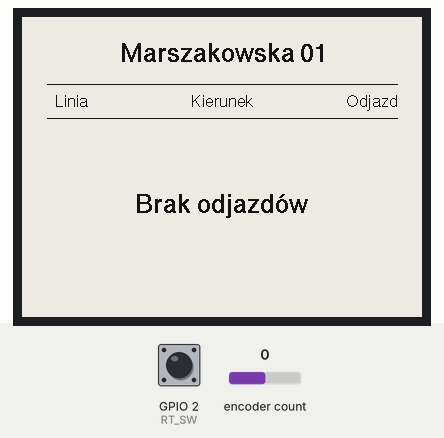
A program run on a simulated ESP32-C3. Shown: 400×300 one-colour display. Inputs (shaded band) come from the test bench; at power-on: GPIO 2 (RT_SW) HIGH, encoder count 0. WiFi joins after 1.5 s; servers stay silent unless stated; uploads are accepted with an empty reply; the local clock reads 2024-03-15 10:24:30 at power-on unless the program sets it; not simulated (calls return 0 or success): secrets.h; what the program prints to the serial monitor is not drawn.

Above: at 17.4 s.
17.5 s: GPIO 2 (RT_SW) pulled LOW for 1 s
At 20.9 s:
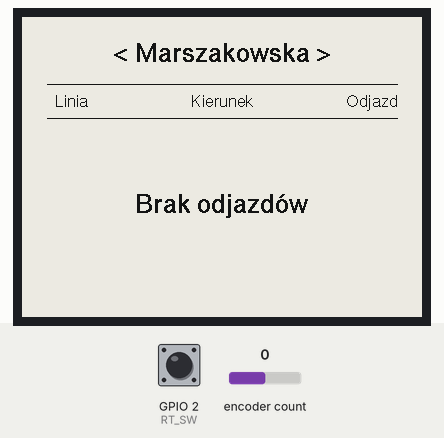
21.2 s: encoder count set to 1
At 23.0 s:
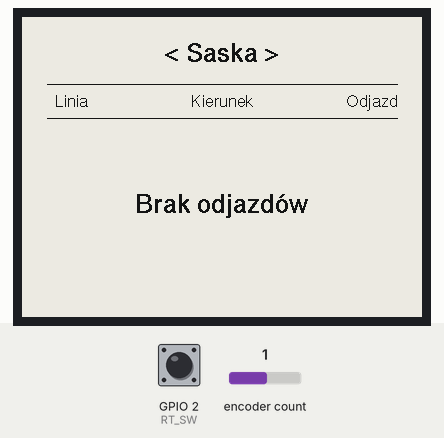
23.9 s: encoder count set to 2
At 26.3 s:
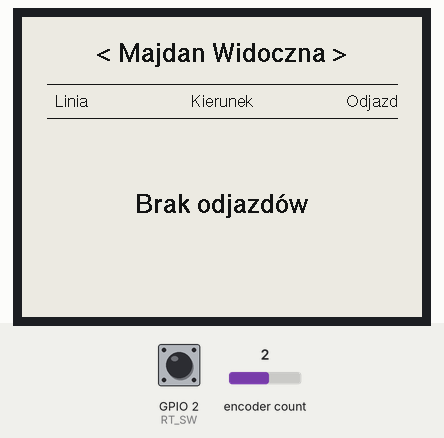
26.6 s: encoder count set to 3
At 28.3 s:
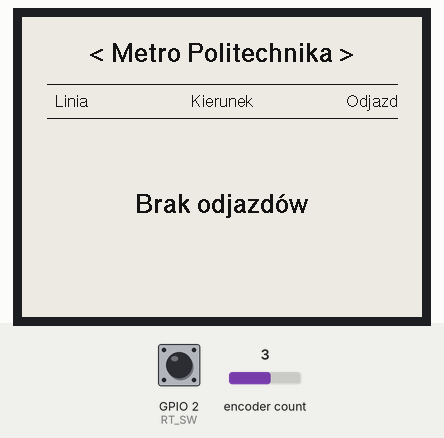
29.3 s: encoder count set to 4
At 31.6 s:
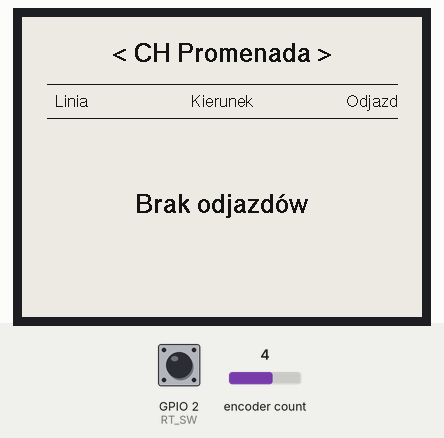
32.0 s: GPIO 2 (RT_SW) pulled LOW for 0.15 s
At 34.4 s:
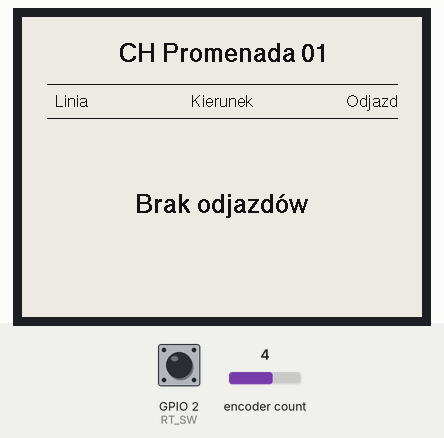
Timing chart, 0 to 35.8 s (numbered marks = the images above; inputs shaded):
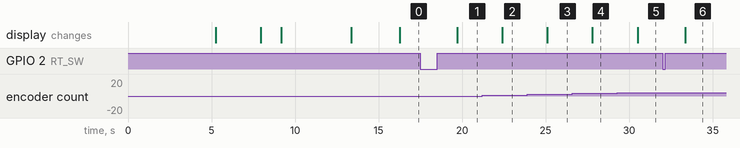

The program:

main.cpp
```cpp
#include <Arduino.h>
#include <vector>
#include <array>
#include <WiFi.h>
#include <time.h>
#include <Encoder.h>
#include <ezButton.h>

#include "ztm_api.h"
#include "secrets.h"

#include <U8g2_for_Adafruit_GFX.h>

// Pin Declarations
static const uint8_t EPD_BUSY = 21;
static const uint8_t EPD_CS = 5;
static const uint8_t EPD_RST = 7;
static const uint8_t EPD_DC = 6;
static const uint8_t EPD_SCK = 8;
static const uint8_t EPD_MOSI = 10;
static const uint8_t RT_CLK = 4;
static const uint8_t RT_DW = 3;
static const uint8_t RT_SW = 2;

Encoder encoder(RT_CLK, RT_DW);
int prevEncoderPos = 0;

ezButton encoderBtn(RT_SW);

// Track button holding time
unsigned long buttonPressStart = 0;

struct BUS_STOP_INFO {
    String id;
    std::vector<String> nr;
    String name;
};

const std::array<BUS_STOP_INFO, 6> busStops = {{
    {"7009", {"01", "02"}, "Marszałkowska"},
    {"2097", {"01", "02", "03", "04"}, "Saska"},
    {"2329", {"01", "02"}, "Majdan Widoczna"},
    {"7006", {"01", "02", "03", "04", "05", "06", "07", "08", "12", "14"}, "Metro Politechnika"},
    {"2103", {"01", "02"}, "CH Promenada"},
    {"2008", {"01", "03", "04", "05", "06", "07", "08", "09", "10", "11", "12", "13", "14", "15", "16", "17", "22", "23"}, "Wiatraczna"}
}};

uint8_t currentBusStop = 0;
uint8_t currentBusStopNrIndex = 0;

bool changeStopMode = false;
uint8_t changingBusStop = 0;
String changingBusStopName = "";

const int FULL_REFRESH_THRESHOLD = 60;

const char *ntpServer = "pool.ntp.org";
const char *tzInfo = "CET-1CEST,M3.5.0,M10.5.0/3";

#define ENABLE_GxEPD2_display 0
#include <GxEPD2_BW.h>

GxEPD2_BW<GxEPD2_420_GDEY042T81, GxEPD2_420_GDEY042T81::HEIGHT> display(GxEPD2_420_GDEY042T81(EPD_CS, EPD_DC, EPD_RST, EPD_BUSY));
U8G2_FOR_ADAFRUIT_GFX u8g2;

// Layout Constants
static const uint8_t X_MARGIN = 25;
static const uint8_t LINE_TEXTBOX_PADDING = 8;
static const uint8_t BUS_STOP_NAME_Y_OFFSET = 45;
static const uint8_t HEADER_ROW_HEIGHT = 34;
static const uint8_t Y_OFFSET = 50;

int schedulesY = 0;
int secondLineY = 0;

std::vector<ScheduleEntry> globalSchedules;
int refreshCounter = 0;
const unsigned long REFRESH_INTERVAL_MS = 60000;
unsigned long previousRefreshMillis = 0;

// Declarations
void connectToWifi(bool silent);
void syncTime(bool silent);
void drawBackground(bool isFullRefresh, bool isChangingBusStop);
void displayBusStopSchedule(const int y, const std::vector<ScheduleEntry> &schedules);
void displayTextOnCenterHorizontally(const String &text, const int y);
void displayTextOnCenter(const String &text);
void showStatusMessage(const String &text);
void refreshLogic();
void enterDeepSleep(); // Logic to turn off

void setup() {
  Serial.begin(115200);

  SPI.begin(EPD_SCK, -1, EPD_MOSI, EPD_CS);
  display.init(115200, true, 50, false);
  u8g2.begin(display);
  u8g2.setFontMode(1);
  u8g2.setBackgroundColor(GxEPD_WHITE);
  u8g2.setForegroundColor(GxEPD_BLACK);

  // Initial Clear
  display.setFullWindow();
  display.firstPage();
  do { display.fillScreen(GxEPD_WHITE); } while (display.nextPage());

  connectToWifi(false);
  syncTime(false);

  showStatusMessage("Pobieranie danych...");
  globalSchedules = fetchScheduleFromServer(busStops[currentBusStop].id, busStops[currentBusStop].nr[currentBusStopNrIndex]);

  WiFi.disconnect(true);
  WiFi.mode(WIFI_OFF);

  drawBackground(true, false);

  previousRefreshMillis = millis();
  refreshCounter = 1;

  refreshLogic();
}

void loop() {
  encoderBtn.loop();

  if (encoderBtn.isPressed()) {
    buttonPressStart = millis();
  }

  // Handle Deep Sleep (holding > 6 seconds)
  if (encoderBtn.getState() == 0 && buttonPressStart != 0) {
      if (millis() - buttonPressStart > 6000) {
          enterDeepSleep();
      }
  }

  // Handle Button Release
  if (encoderBtn.isReleased()) {
    long duration = millis() - buttonPressStart;
    buttonPressStart = 0; // Reset timer

    // Ignore if duration was long enough to trigger deep sleep
    if (duration <= 6000) {

      // 1s - 6s
      if (duration >= 1000) {
         changeStopMode = !changeStopMode;

         if (changeStopMode) {
           // Enter Change Mode
           changingBusStop = currentBusStop;
           drawBackground(false, true);
         } else {
           // Exit Change Mode (Save & Refresh)
           currentBusStop = changingBusStop;
           globalSchedules.clear();
           currentBusStopNrIndex = 0;
           refreshCounter = 1;
           drawBackground(false, false);
           refreshLogic();
         }
      }
      // < 1s
      else {
        if (changeStopMode) {
           // If in Change Mode: Short click CONFIRMS selection
           changeStopMode = false;
           currentBusStop = changingBusStop;
           globalSchedules.clear();
           currentBusStopNrIndex = 0;
           refreshCounter = 1;
           drawBackground(false, false);
           refreshLogic();
        } else {
           currentBusStopNrIndex++;
           if (currentBusStopNrIndex >= busStops[currentBusStop].nr.size()) {
             currentBusStopNrIndex = 0;
           }

           // Clear data and refresh
           globalSchedules.clear();
           refreshCounter = 1;
          //  showStatusMessage("Zmiana numeru...");
           drawBackground(false, false);
           refreshLogic();
        }
      }
    }
  }

  // Encoder Rotation Logic
  long newPosition = encoder.read() / 4;
  if (changeStopMode) {
    if (newPosition != prevEncoderPos) {
      if (newPosition > prevEncoderPos) {
          changingBusStop = (changingBusStop + 1) % busStops.size();
      } else {
          changingBusStop = (changingBusStop - 1 + busStops.size()) % busStops.size();
      }

      Serial.printf("Encoder position: %d. New stop: %s\n", (int)newPosition, busStops[changingBusStop].name.c_str());
      prevEncoderPos = newPosition;

      // Update display with new candidate name
      drawBackground(false, true);
    }
  } else {
    // Keep encoder position synced even if not in change mode to prevent jumps
    prevEncoderPos = newPosition;
  }

  // Automatic Timer Refresh
  unsigned long currentMillis = millis();
  if (currentMillis - previousRefreshMillis >= REFRESH_INTERVAL_MS) {
    previousRefreshMillis = currentMillis;
    refreshLogic();
  }
}

void enterDeepSleep() {
    Serial.println("Long press detected. Shutting down...");

    // Clear and power off the display
    display.setFullWindow();
    display.firstPage();
    do {
        display.fillScreen(GxEPD_WHITE);
    } while (display.nextPage());
    display.powerOff();

    // Wait for button release
    Serial.println("Waiting for button release...");
    while(digitalRead(RT_SW) == 0) {
        delay(50);
    }

    Serial.println("Entering Deep Sleep.");
    Serial.flush();

    esp_deep_sleep_start();
}

void refreshLogic() {
  Serial.println("--- Starting Scheduled Refresh ---");
  struct tm timeinfo;
  bool timeValid = getLocalTime(&timeinfo);
  if (!timeValid) {
      connectToWifi(true);
      syncTime(true);
      WiFi.disconnect(true);
      WiFi.mode(WIFI_OFF);
      getLocalTime(&timeinfo);
  }
  removePastSchedules(globalSchedules);
  if (globalSchedules.size() <= 3) {
      connectToWifi(true);
      syncTime(true);
      std::vector<ScheduleEntry> freshData = fetchScheduleFromServer(busStops[currentBusStop].id, busStops[currentBusStop].nr[currentBusStopNrIndex]);
      if (!freshData.empty()) globalSchedules = freshData;
      WiFi.disconnect(true);
      WiFi.mode(WIFI_OFF);
  }
  refreshCounter++;
  if (refreshCounter >= FULL_REFRESH_THRESHOLD) {
      drawBackground(true, false);
      refreshCounter = 0;
  }
  std::vector<ScheduleEntry> displayList = convertScheduleTimesToMinutesLeft(globalSchedules);
  displayList.resize(std::min((size_t)3, displayList.size()));
  display.setPartialWindow(0, secondLineY + 1, display.width(), display.height() - secondLineY - 1);
  display.firstPage();
  do {
    display.fillScreen(GxEPD_WHITE);
    if (displayList.empty()) {
       u8g2.setFont(u8g2_font_helvB18_te);
       displayTextOnCenterHorizontally("Brak odjazdów", schedulesY + 50);
    } else {
       displayBusStopSchedule(schedulesY, displayList);
    }
  } while (display.nextPage());
  display.hibernate();
}

void drawBackground(bool isFullRefresh, bool isChangingBusStop) {
  if (isFullRefresh) display.setFullWindow();
  else display.setPartialWindow(0, 0, display.width(), 100);
  display.firstPage();
  do {
    display.fillScreen(GxEPD_WHITE);

    // Display bus stop name
    u8g2.setForegroundColor(GxEPD_BLACK);
    u8g2.setFont(u8g2_font_helvB18_te);
    displayTextOnCenterHorizontally(isChangingBusStop ? "< " + busStops[changingBusStop].name + " >" : busStops[changingBusStop].name + " " + busStops[changingBusStop].nr[currentBusStopNrIndex], BUS_STOP_NAME_Y_OFFSET);

    int lineY = (int)(1.5 * BUS_STOP_NAME_Y_OFFSET);
    display.drawLine(X_MARGIN, lineY, display.width() - X_MARGIN, lineY, GxEPD_BLACK);
    secondLineY = lineY + HEADER_ROW_HEIGHT;
    display.drawLine(X_MARGIN, secondLineY, display.width() - X_MARGIN, secondLineY, GxEPD_BLACK);
    u8g2.setFont(u8g2_font_helvR12_te);
    u8g2.setForegroundColor(GxEPD_BLACK);
    int8_t fontAscent = u8g2.getFontAscent();
    int headerY = lineY + (HEADER_ROW_HEIGHT / 2) + (fontAscent / 2);
    u8g2.setCursor(X_MARGIN + LINE_TEXTBOX_PADDING, headerY);
    u8g2.print("Linia");
    displayTextOnCenterHorizontally("Kierunek", headerY);
    int16_t w = u8g2.getUTF8Width("Odjazd");
    u8g2.setCursor(display.width() - X_MARGIN - w, headerY);
    u8g2.print("Odjazd");
    schedulesY = secondLineY + 45;
  } while (display.nextPage());
}

void connectToWifi(bool silent) {
  if (!silent) showStatusMessage("Łączenie z WiFi...");
  if (WiFi.status() == WL_CONNECTED) return;
  WiFi.mode(WIFI_STA);
  WiFi.begin(SECRET_SSID, SECRET_PASS);
  int r = 0;
  while (WiFi.status() != WL_CONNECTED && r < 20) { delay(500); r++; }
  if (!silent && WiFi.status() != WL_CONNECTED) showStatusMessage("Błąd WiFi!");
}

void syncTime(bool silent) {
  if (!silent) showStatusMessage("Synchronizacja Czasu...");
  configTime(0, 0, ntpServer);
  setenv("TZ", tzInfo, 1);
  tzset();
  struct tm t;
  int r = 0;
  while (!getLocalTime(&t, 100) && r < 20) { r++; delay(100); }
}


void displayBusStopSchedule(const int y, const std::vector<ScheduleEntry> &schedules) {
  int16_t yPos = y;
  for (const auto &entry : schedules) {
    if (yPos > display.height()) break;

    u8g2.setFont(u8g2_font_helvB18_te);

    int actualTextWidth = u8g2.getUTF8Width(entry.line.c_str());
    int boxContentWidth;

    // Fixed for trams/short numbers, dynamic for buses etc.
    if (entry.line.length() <= 2) {
        boxContentWidth = u8g2.getUTF8Width("55"); // Use "55" as standard width for 1-2 chars
    } else {
        boxContentWidth = actualTextWidth;
    }

    int h = u8g2.getFontAscent();
    int rX = X_MARGIN;
    int rY = yPos - h - LINE_TEXTBOX_PADDING;
    int rW = boxContentWidth + (2 * LINE_TEXTBOX_PADDING);
    int rH = h + (2 * LINE_TEXTBOX_PADDING);

    // Draw box
    display.fillRect(rX, rY, rW, rH, GxEPD_BLACK);

    // Draw text (centered horizontally inside the box)
    u8g2.setForegroundColor(GxEPD_WHITE);
    u8g2.setBackgroundColor(GxEPD_BLACK);

    int textX = rX + (rW - actualTextWidth) / 2;

    u8g2.setCursor(textX, yPos);
    u8g2.print(entry.line);

    // Draw time and destination
    u8g2.setForegroundColor(GxEPD_BLACK);
    u8g2.setBackgroundColor(GxEPD_WHITE);
    u8g2.setFont(u8g2_font_helvB18_te);

    int w = u8g2.getUTF8Width(entry.time.c_str());
    int tX = display.width() - X_MARGIN - w;
    u8g2.setCursor(tX, yPos);
    u8g2.print(entry.time);

    u8g2.setFont(u8g2_font_helvR18_te);
    int dX = rX + rW + 10;
    int maxW = tX - dX - 5;

    String pD = entry.direction;
    while (pD.length() > 0 && u8g2.getUTF8Width((pD + "...").c_str()) > maxW) {
       pD.remove(pD.length() - 1);
    }
    if (pD != entry.direction) pD += "...";

    u8g2.setCursor(dX, yPos);
    u8g2.print(pD);

    yPos += Y_OFFSET;
  }
}

void showStatusMessage(const String &text) {
  int16_t h = 60;
  int16_t y = (display.height() - h) / 2;
  display.setPartialWindow(0, y, display.width(), h);
  display.firstPage();
  do {
    display.fillScreen(GxEPD_WHITE);
    display.drawRect(10, y, display.width()-20, h, GxEPD_BLACK);
    displayTextOnCenter(text);
  } while (display.nextPage());
}

void displayTextOnCenter(const String &text) {
  u8g2.setFont(u8g2_font_helvR18_te);
  int16_t w = u8g2.getUTF8Width(text.c_str());
  int16_t x = (display.width() - w) / 2;
  int16_t y = (display.height() / 2) + (u8g2.getFontAscent() / 2);
  u8g2.setCursor(x, y);
  u8g2.print(text);
}

void displayTextOnCenterHorizontally(const String &text, const int y) {
  int16_t w = u8g2.getUTF8Width(text.c_str());
  int16_t x = (display.width() - w) / 2;
  u8g2.setCursor(x, y);
  u8g2.print(text);
}
```

Measured:
- after the input at 17.5 s, the display: changes after 2.2 s (image 1)
- after the input at 21.2 s, the display: changes after 1.2 s (image 2)
- after the input at 23.9 s, the display: changes after 1.2 s (image 3)
- after the input at 26.6 s, the display: changes after 1.2 s (image 4)
- after the input at 29.3 s, the display: changes after 1.2 s (image 5)
- after the input at 32.0 s, the display: changes after 1.4 s (image 6)
